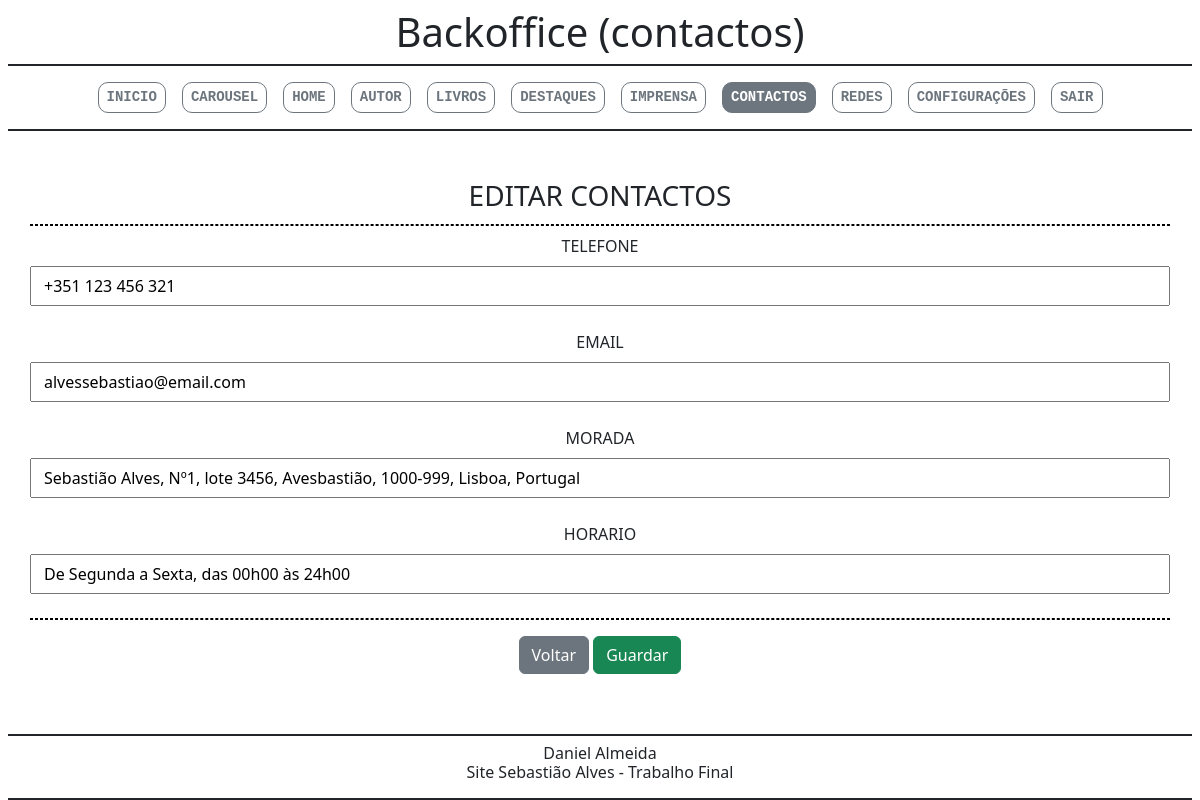
The page /sebastiao_alves/backoffice/contactos_edit.php (signed in) on the database its author committed.
### tables this page shows
CREATE TABLE `contactos` (
  `id` int(11) NOT NULL,
  `telefone` varchar(50) NOT NULL,
  `morada` varchar(150) NOT NULL,
  `email` varchar(100) NOT NULL,
  `horario` varchar(150) NOT NULL,
  `ultima_edicao` varchar(500) NOT NULL
);

### sebastiao_alves/backoffice/contactos_edit.php (called while the page is built, shortened)
<?php
$paginamain="contactos";
require("componentes/headerbackoffice.php");
require("mains/editar/edita$paginamain.php");
require("componentes/footerbackoffice.php");
?>

### sebastiao_alves/helpers/funcoes.php (called while the page is built, shortened)
<?php
require_once("base_dados.php");
function selectSQLUnico($sql){
    global $pdo;
    $consulta=$pdo->query($sql);
    $resultado=$consulta->fetch(PDO::FETCH_ASSOC);
    return $resultado;
}
?>

### sebastiao_alves/helpers/contactos_helper.php (called while the page is built, shortened)
<?php
function getContactos($detalhe){
    $r=selectSQLUnico("SELECT $detalhe FROM contactos WHERE id=1");
    return $r["$detalhe"];
}
?>

### sebastiao_alves/backoffice/mains/editar/editacontactos.php (the view)
<main>
    <div class="container-md">
        <div class="row">
            <div class="col-12 p-0 text-uppercase fs-3">
                Editar <?= $paginamain; ?>
            </div>
            <div class="col-12 my-2 divisoria"></div>
        </div>
        <form action="mains/actualizar/atualizarcontactos.php" class="row">
            <div class="col-12 d-flex justify-content-between flex-column gap-3 p-0">
                <div class="row text-uppercase">
                    <div class="col-12">
                        <label for="telefone">Telefone</label>
                    </div>
                    <div class="col-12 d-flex justify-content-between align-items-center gap-1 py-2">
                        <input type="text" name="telefone" id="telefone" class="w-100" value="<?= getContactos("telefone"); ?>" required>
                    </div>
                </div>
                <div class="row text-uppercase">
                    <div class="col-12">
                        <label for="email">email</label>
                    </div>
                    <div class="col-12 d-flex justify-content-between align-items-center gap-1 py-2">
                        <input type="text" name="email" id="email" class="w-100" value="<?= getContactos("email"); ?>" required>
                    </div>
                </div>
                <div class="row text-uppercase">
                    <div class="col-12">
                        <label for="morada">morada</label>
                    </div>
                    <div class="col-12 d-flex justify-content-between align-items-center gap-1 py-2">
                        <input type="text" name="morada" id="morada" class="w-100" value="<?= getContactos("morada"); ?>" required>
                    </div>
                </div>
                <div class="row text-uppercase">
                    <div class="col-12">
                        <label for="horario">horario</label>
                    </div>
                    <div class="col-12 d-flex justify-content-between align-items-center gap-1 py-2">
                        <input type="text" name="horario" id="horario" class="w-100" value="<?= getContactos("horario"); ?>" required>
                    </div>
                </div>
            </div>
            <div class="col-12 mt-3 divisoria"></div>
            <div class="col-12 my-3 px-0">
                <button type="button" class="btn btn-secondary" onclick="voltAtras();">Voltar</button>
                <button name="editar" value="" class="btn btn-success">Guardar</button>
            </div>
        </form>
    </div>
</main>

### sebastiao_alves/backoffice/estilos/estilobackoffice.css (style rules this page uses)
html { scroll-behavior: smooth; }
body { min-height: 100vh; min-width: 992px; }
.divisoria { border: 1px dashed black; }
textarea,input { padding: 6px 12px; }

### rows shown on the page
contactos: telefone "+351 123 456 321", email "alvessebastiao@email.com", morada "Sebastião Alves, Nº1, lote 3456, Avesbastião, 1000-999, Lisboa, Portugal", horario "De Segunda a Sexta, das 00h00 às 24h00"

### other values the page prints
$paginamain "contactos"
$paginamain "CONTACTOS"
